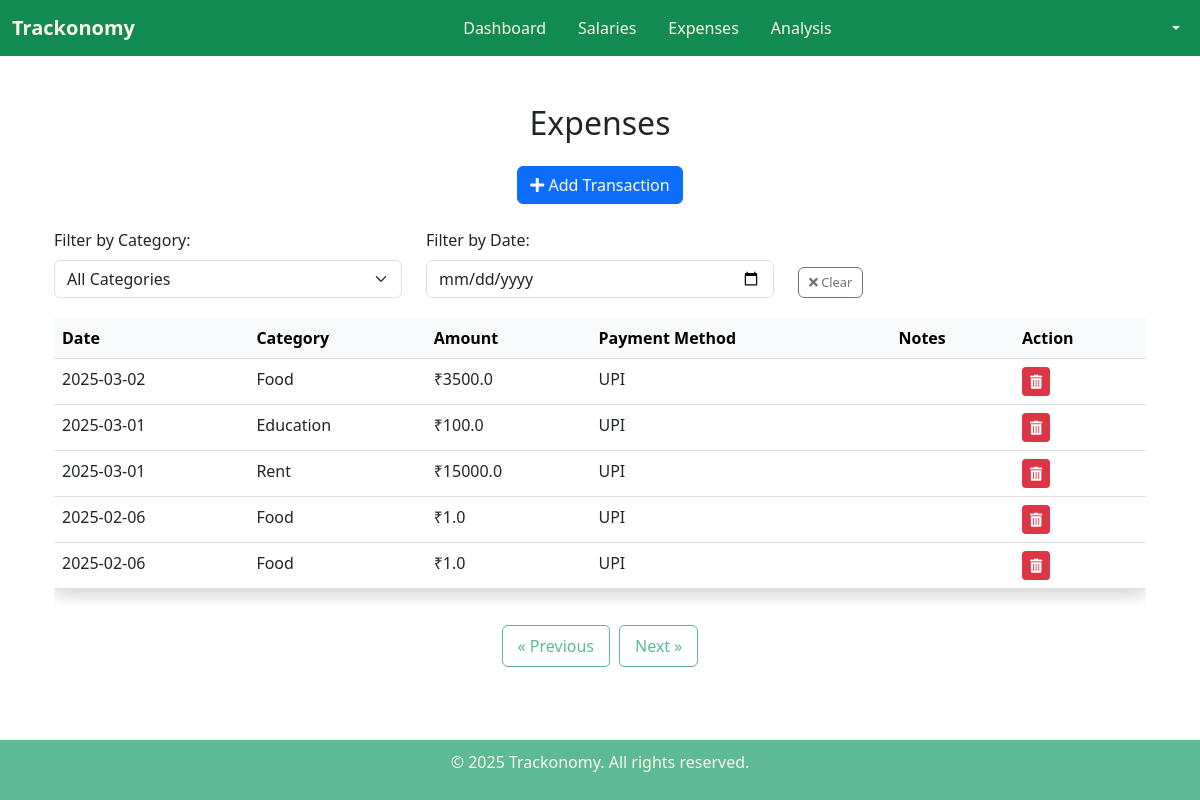
Page /expenses?page=5&category=&date= (signed in) on the committed database.
### tables this page shows
CREATE TABLE expenses (
            id INTEGER PRIMARY KEY AUTOINCREMENT,
            user_id INTEGER NOT NULL,
            amount REAL NOT NULL,
            category TEXT NOT NULL,
            date TEXT NOT NULL,
            description TEXT,
            payment_method TEXT NOT NULL, recurring INTEGER DEFAULT 0, last_added DATE, salary_id INTEGER,
            FOREIGN KEY (user_id) REFERENCES users (id)
        );

### app.py (the view)
@app.route('/expenses')
def expenses():
    if 'username' not in session:
        return redirect(url_for('login'))
    user_id = session['user_id']
    page = request.args.get('page', 1, type=int)
    category = request.args.get('category', '', type=str)
    date = request.args.get('date', '', type=str)
    limit = 5  # Show 5 expenses per page
    offset = (page - 1) * limit
    conn = get_db_connection()
    cursor = conn.cursor()
    cursor.execute("SELECT DISTINCT category FROM expenses WHERE user_id = ?", (user_id,))
    categories = [row[0] for row in cursor.fetchall()]
    cursor.execute("SELECT id, amount, salary_type FROM salaries WHERE user_id = ?", (user_id,))
    salaries = cursor.fetchall()
    query_count = "SELECT COUNT(*) FROM expenses WHERE user_id = ?"
    params_count = [user_id]
    query = "SELECT * FROM expenses WHERE user_id = ?"
    params = [user_id]
    if category:
        query += " AND category = ?"
        params.append(category)
        query_count += " AND category = ?"
        params_count.append(category)
    if date:
        query += " AND date = ?"
        params.append(date)
        query_count += " AND date = ?"
        params_count.append(date)
    query += " ORDER BY date DESC LIMIT ? OFFSET ?"
    params.extend([limit, offset])
    cursor.execute(query_count, params_count)
    total_expenses = cursor.fetchone()[0]
    total_pages = (total_expenses + limit - 1) // limit  # Calculate total pages
    cursor.execute(query, params)
    expenses = cursor.fetchall()
    conn.close()
    return render_template(
        'expenses.html',
        expenses=expenses,
        page=page,
        total_pages=total_pages,
        selected_category=category,  # Changed from 'category' to 'selected_category'
        selected_date=date,         # Changed from 'date' to 'selected_date'
        salaries=salaries,
        categories=categories       # Added this line
    )

### app.py (called while the page is built)
def get_db_connection():
    conn = sqlite3.connect(DATABASE)
    conn.row_factory = sqlite3.Row  # Allows fetching results as dictionaries
    return conn

### templates/expenses.html (shortened to what this page needs)
{% extends 'base.html' %}
{% block content %}
<link rel="stylesheet" href="https://cdn.jsdelivr.net/npm/bootstrap@5.3.0/dist/css/bootstrap.min.css">
<link rel="stylesheet" href="https://cdnjs.cloudflare.com/ajax/libs/font-awesome/5.15.4/css/all.min.css">
<div class="container mt-4">
    <h2 class="text-center mb-4">Expenses</h2>
    <div class="text-center mb-4">
        <button class="btn btn-primary" onclick="openPopup()">
            <i class="fas fa-plus"></i> Add Transaction
        </button>
    </div>
<div class="row filter-row">
    <div class="col-md-4">
        <label for="categoryFilter" class="form-label">Filter by Category:</label>
        <select id="categoryFilter" class="form-select" onchange="applyFilters()">
            <option value="">All Categories</option>
        </select>
    </div>
    <div class="col-md-4">
        <label for="dateFilter" class="form-label">Filter by Date:</label>
        <input type="date" id="dateFilter" class="form-control" value="{{ selected_date }}" onchange="applyFilters()">
    </div>
    <div class="col-md-4 d-flex align-items-end">
        <button class="btn btn-outline-secondary clear-filters-btn" onclick="clearFilters()">
            <i class="fas fa-times"></i> Clear
        </button>
    </div>
</div>
    <div class="table-responsive">
        <table class="table table-hover shadow rounded">
            <thead class="table-light">
                <tr>
                    <th>Date</th>
                    <th>Category</th>
                    <th>Amount</th>
                    <th>Payment Method</th>
                    <th>Notes</th>
                    <th>Action</th>
                </tr>
            </thead>
            <tbody>
                {% if expenses %}
                    {% for expense in expenses %}
                        <tr>
                            <td>{{ expense.date }}</td>
                            <td>{{ expense.category }}</td>
                            <td>₹{{ expense.amount }}</td>
                            <td>{{ expense.payment_method }}</td>
                            <td>{{ expense.notes }}</td>
                            <td>
                                <form action="{{ url_for('delete_transaction', transaction_id=expense.id) }}" method="post">
                                    <button type="submit" class="btn btn-danger btn-sm">
                                        <i class="fas fa-trash-alt"></i>
                                    </button>
                                </form>
                            </td>
                        </tr>
                    {% endfor %}
                {% else %}
                    <tr>
                        <td colspan="6" class="text-center">No expenses found{% if selected_category or selected_date %} matching your filters{% endif %}.</td>
                    </tr>
                {% endif %}
            </tbody>
        </table>
    </div>
    {% if expenses %}
    <nav>
        <ul class="pagination">
            {% if page > 1 %}
                <li class="page-item">
                    <a class="page-link" href="{{ url_for('expenses', page=page-1, category=selected_category, date=selected_date) }}">
                        &laquo; Previous
                    </a>
                </li>
            {% endif %}
            {% if page < total_pages %}
                <li class="page-item">
                    <a class="page-link" href="{{ url_for('expenses', page=page+1, category=selected_category, date=selected_date) }}">
                        Next &raquo;
                    </a>
                </li>
            {% endif %}
        </ul>
    </nav>
    {% endif %}
</div>
{% endblock %}

### templates/base.html (style rules this page uses)
body { color: #333; font-family: 'Poppins', sans-serif; min-height: 100vh; display: flex; flex-direction: column; }

### templates/expenses.html (style rules this page uses)
.btn-danger { background-color: #dc3545; border: none; }
.pagination { display: flex; list-style: none; padding: 0; justify-content: center; }
.page-item { margin: 0 5px; }
.page-link { padding: 8px 15px; text-decoration: none; border-radius: 5px; border: 1px solid #5DB996; color: #5DB996; transition: all 0.3s ease; }
.clear-filters-btn { padding: 5px 10px; font-size: 0.8rem; }
.filter-row { margin-bottom: 20px; }
.table-responsive { margin-bottom: 20px; }

### rows in the picture
expenses: date "2025-03-02", category "Food", amount "3500.0", payment_method "UPI"
expenses: date "2025-03-01", category "Education", amount "100.0", payment_method "UPI"
expenses: date "2025-03-01", category "Rent", amount "15000.0", payment_method "UPI"
expenses: date "2025-02-06", category "Food", amount "1.0", payment_method "UPI"
expenses: date "2025-02-06", category "Food", amount "1.0", payment_method "UPI"
